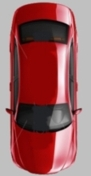
#> input picture 1/scar12.jpg, 91 x 176 px
$ python histogram4.py --image ../1/scar12.jpg   (Python 2 division)
#> lines starting #> are read from the running program, lines starting #| are printed output that depends on the picture
# Color histogram of the 3 channels - needs debugging

import cv2
import numpy as np
import matplotlib.pyplot as plt
import argparse

file_name = "jurassic.jpg"
ap = argparse.ArgumentParser()
ap.add_argument("-i", "--image", required = False, help = "Path to the image")
args = vars(ap.parse_args())
print args
if args['image'] is not None:
    file_name = args['image']
print file_name

img = cv2.imread(file_name)
#> img is the input picture: shape (176, 91, 3); mean B, G, R 97.1, 95.3, 152.3
assert (img is not None), "File not found"
print img.shape
#| (176, 91, 3)
cv2.imshow("Imge", img)

# combine 3 histograms in one list (does not behave as expected) ***
hist = cv2.calcHist([img], [0,1,2], None, [32,32,32], [0,256, 0,256, 0,256])
print hist.shape    # something is wrong: it is a 32x32x32 array
#| (32, 32, 32)
print hist[0].shape
#| (32, 32)

plt.figure()
plt.title('Histograms')
plt.xlim([-1, 33])
#plt.ylim([0, 10000])  # adjust empirically for each picture
plt.plot(hist[0], color='b')
plt.plot(hist[1], color='g')
plt.plot(hist[2], color='r')
plt.show()
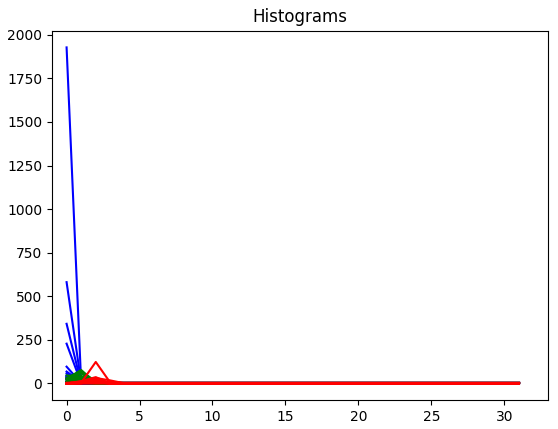
#> figure drawn by matplotlib, 1 panel; curve peaks at x = 0, y = 1; curve peaks at x = 0, y = 35
